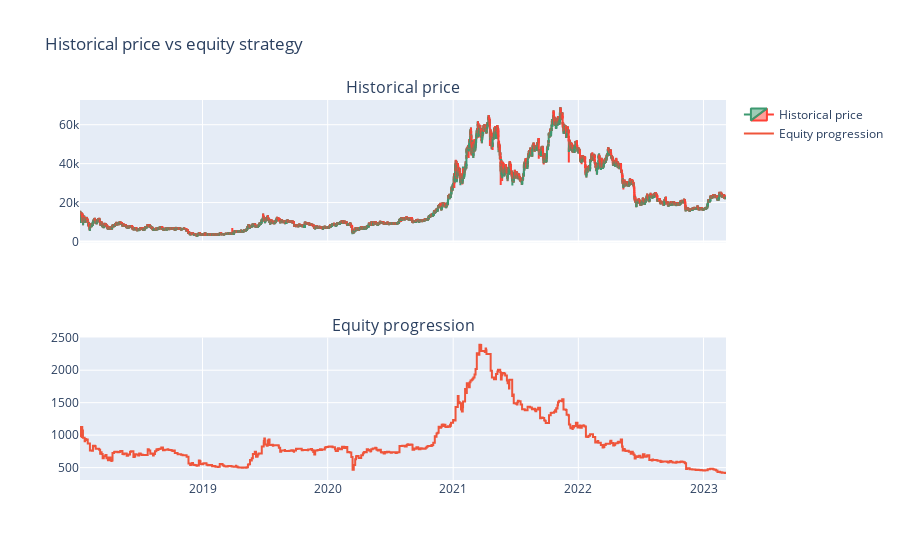

This figure's notebook cell:
### Code cell
def buy_func(row: pd.Series, prev_row: pd.Series) -> bool:
    return True if row.Trix_histo > 0  and row.Stoch_RSI < 0.8 else False


def sell_func(row: pd.Series, prev_row: pd.Series, timeframe_count: int) -> bool:
    return True if row.Trix_histo < 0  and row.Stoch_RSI > 0.2 else False


long_only_backtester(df_BTC, buy_func, sell_func)

### Figure 1 — Plotly figure (JSON) as saved in the notebook; plotly's stock layout.template omitted (floating-point values rounded to 4 significant figures; data arrays with more than 128 entries replaced by an {"elided": "..."} marker saying what was removed)
{"data": [{"close": {"elided": "11304 float values"}, "high": {"elided": "11304 float values"}, "low": {"elided": "11304 float values"}, "name": "Historical price", "open": {"elided": "11304 float values"}, "type": "candlestick", "x": {"elided": "11304 str values"}, "xaxis": "x", "yaxis": "y"}, {"line": {"shape": "hv"}, "name": "Equity progression", "type": "scatter", "x": {"elided": "584 str values"}, "xaxis": "x2", "y": {"elided": "584 float values"}, "yaxis": "y2"}], "layout": {"annotations": [{"font": {"size": 16}, "showarrow": false, "text": "Historical price", "x": 0.5, "xanchor": "center", "xref": "paper", "y": 1, "yanchor": "bottom", "yref": "paper"}, {"font": {"size": 16}, "showarrow": false, "text": "Equity progression", "x": 0.5, "xanchor": "center", "xref": "paper", "y": 0.375, "yanchor": "bottom", "yref": "paper"}], "showlegend": true, "title": {"text": "Historical price vs equity strategy"}, "xaxis": {"anchor": "y", "domain": [0, 1], "matches": "x2", "rangeslider": {"visible": false}, "showticklabels": false}, "xaxis2": {"anchor": "y2", "domain": [0, 1]}, "yaxis": {"anchor": "x", "domain": [0.625, 1]}, "yaxis2": {"anchor": "x2", "domain": [0, 0.375]}}}
